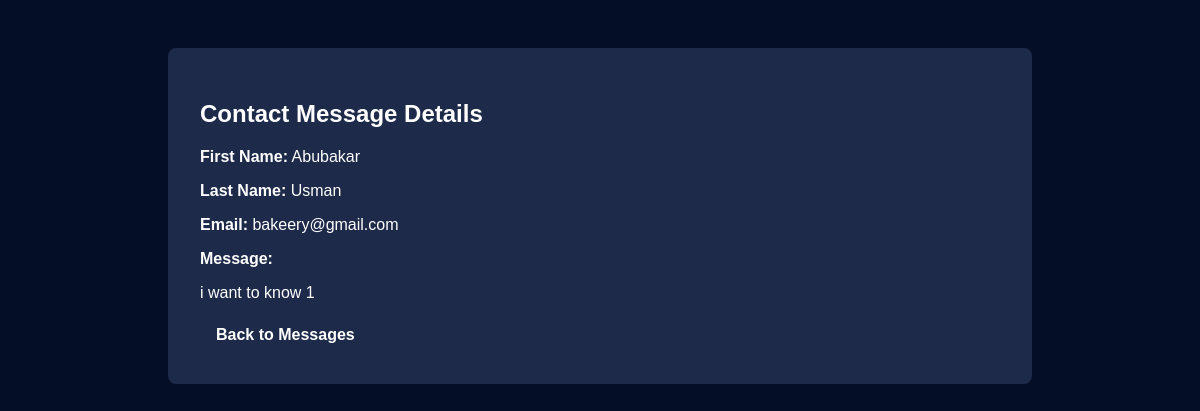
Page /app/admin/contact-message/1/ on the committed database.
### app/models.py (models this page shows, shortened)
class ContactMessage(models.Model):
    first_name = models.CharField(max_length=100)
    last_name = models.CharField(max_length=100)
    email = models.EmailField()
    message = models.TextField()

### app/views.py (the view)
# urls.py: path('admin/contact-message/<int:message_id>/', view_contact_message, name='view_contact_message'),
def view_contact_message(request, message_id):
    message = get_object_or_404(ContactMessage, id=message_id)
    return render(request, 'app/view_contact_message.html', {'message': message})

### app/templates/app/view_contact_message.html (shortened to what this page needs)
<!DOCTYPE html>
<html lang="en">
<head>
</head>
<body>
    <div class="container">
        <h2>Contact Message Details</h2>
        <p><strong>First Name:</strong> {{ message.first_name }}</p>
        <p><strong>Last Name:</strong> {{ message.last_name }}</p>
        <p><strong>Email:</strong> {{ message.email }}</p>
        <p><strong>Message:</strong></p>
        <p>{{ message.message }}</p>
        <a href="{% url 'admin_contact_messages' %}" class="back-link">Back to Messages</a>
    </div>
</body>
</html>

### app/templates/app/view_contact_message.html (style rules this page uses)
body { font-family: Arial, sans-serif; background-color: #040e27; color: #fff; margin: 0; padding: 0; }
.container { padding: 2rem; max-width: 800px; margin: 3rem auto; background-color: #1e2a49; border-radius: 8px; }
h2 { color: #fff; }
p { margin: 1rem 0; }
a { color: #4a5d7e; text-decoration: none; }
.back-link { display: inline-block; padding: 0.5rem 1rem; background-color: #1e2a49; border-radius: 4px; color: #fff; text-decoration: none; font-weight: bold; transition: background-color 0.3s ease; }

### rows in the picture
ContactMessage: first_name "Abubakar", last_name "Usman", email "bakeery@gmail.com", message "i want to know 1"
